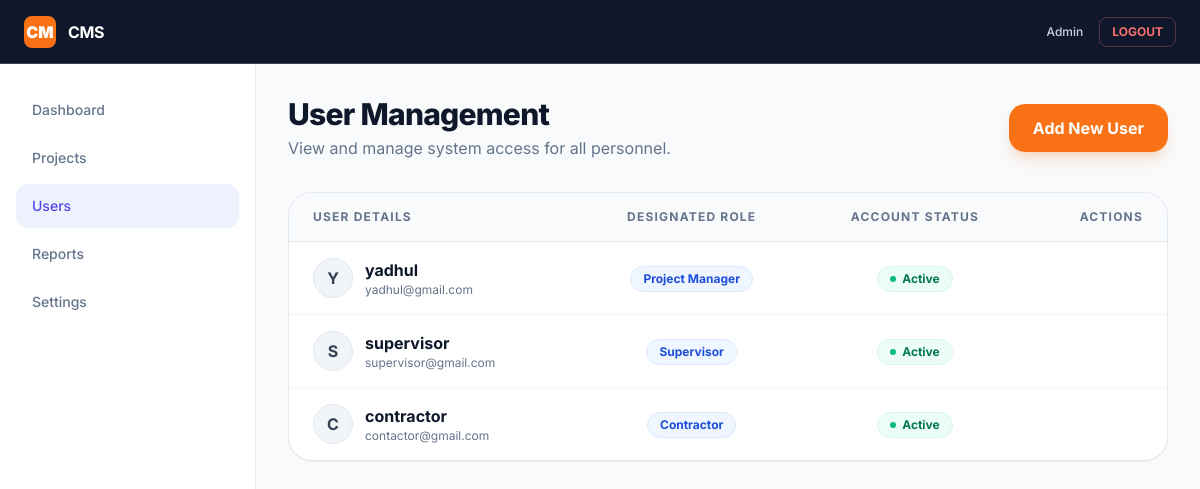
The page /dashboard/admin/users/ (signed in) on the database its author committed.
### accounts/models.py (models this page shows)
class User(AbstractUser):
    role = models.ForeignKey(
        Role,
        on_delete=models.PROTECT,
        null=True,
        blank=True
    )
    created_by = models.ForeignKey(
        'self',
        null=True,
        blank=True,
        on_delete=models.SET_NULL,
        related_name='created_users'
    )
    created_at = models.DateTimeField(auto_now_add=True)

class Role(models.Model):
    name = models.CharField(max_length=30, unique=True)
    def __str__(self):
        return self.name

### dashboard/views.py (the view)
# urls.py: path('admin/users/', views.user_list, name='admin_user_list'),
@login_required
@user_passes_test(is_admin)
def user_list(request):
    users = User.objects.exclude(id=request.user.id)
    return render(request, 'dashboard/admin/user_list.html', {'users': users})

### dashboard/views.py (called while the page is built)
def is_admin(user):
    return user.role and user.role.name == 'Admin'

### dashboard/templates/dashboard/admin/user_list.html (shortened to what this page needs)
{%  extends "dashboard/admin/dashboard.html" %}
{% block content %}
<div class="space-y-8">
    <div class="flex flex-col md:flex-row md:items-center justify-between gap-4 mb-8">
        <div>
            <h2 class="text-3xl font-extrabold text-slate-900 tracking-tight">User Management</h2>
            <p class="text-slate-500 mt-1">View and manage system access for all personnel.</p>
        </div>
        <a href="{% url 'admin_user_add' %}"
           class="inline-flex items-center justify-center gap-2 bg-orange-500 hover:bg-orange-600 text-white px-6 py-3 rounded-2xl font-bold shadow-lg shadow-orange-500/20 transition-all transform active:scale-[0.98]">
            Add New User
        </a>
    </div>
    <div class="bg-white rounded-3xl shadow-sm border border-slate-200 overflow-hidden">
        <div class="overflow-x-auto">
            <table class="w-full text-left border-collapse">
                <thead>
                    <tr class="bg-slate-50 border-b border-slate-200">
                        <th class="px-6 py-4 text-xs font-bold text-slate-500 uppercase tracking-widest">User Details</th>
                        <th class="px-6 py-4 text-xs font-bold text-slate-500 uppercase tracking-widest text-center">Designated Role</th>
                        <th class="px-6 py-4 text-xs font-bold text-slate-500 uppercase tracking-widest text-center">Account Status</th>
                        <th class="px-6 py-4 text-xs font-bold text-slate-500 uppercase tracking-widest text-right">Actions</th>
                    </tr>
                </thead>
                <tbody class="divide-y divide-slate-100">
                    {% for user in users %}
                    <tr class="hover:bg-slate-50/80 transition-colors group">
                        <td class="px-6 py-4">
                            <div class="flex items-center gap-3">
                                <div class="w-10 h-10 rounded-full bg-slate-100 flex items-center justify-center text-slate-700 font-bold border border-slate-200 uppercase">
                                    {{ user.username|slice:":1" }}
                                </div>
                                <div>
                                    <p class="font-bold text-slate-900">{{ user.username }}</p>
                                    <p class="text-xs text-slate-500">{{ user.email|default:"No email provided" }}</p>
                                </div>
                            </div>
                        </td>
                        <td class="px-6 py-4 text-center">
                            <span class="inline-flex items-center px-3 py-1 rounded-full text-xs font-bold bg-blue-50 text-blue-700 border border-blue-100">
                                {{ user.role }}
                            </span>
                        </td>
                        <td class="px-6 py-4 text-center">
                            {% if user.is_active %}
                                <span class="inline-flex items-center gap-1.5 px-3 py-1 rounded-full text-xs font-bold bg-emerald-50 text-emerald-700 border border-emerald-100">
                                    <span class="w-1.5 h-1.5 rounded-full bg-emerald-500 animate-pulse"></span>
                                    Active
                                </span>
                            {% else %}
                                <span class="inline-flex items-center gap-1.5 px-3 py-1 rounded-full text-xs font-bold bg-slate-100 text-slate-500 border border-slate-200">
                                    <span class="w-1.5 h-1.5 rounded-full bg-slate-400"></span>
                                    Inactive
                                </span>
                            {% endif %}
                        </td>
                        <td class="px-6 py-4 text-right">
                        </td>
                    </tr>
                    {% empty %}
                    <tr>
                        <td colspan="4" class="px-6 py-12 text-center">
                            <p class="text-slate-500 font-medium">No users found in the system.</p>
                        </td>
                    </tr>
                    {% endfor %}
                </tbody>
            </table>
        </div>
    </div>
</div>
{% endblock %}

### dashboard/templates/dashboard/admin/dashboard.html (style rules this page uses)
body { font-family: "Inter", sans-serif; }

### rows shown on the page
User: username "Y", username "yadhul", email "yadhul@gmail.com", role "Project Manager", is_active True (drawn)
User: username "S", username "supervisor", email "supervisor@gmail.com", role "Supervisor", is_active True (drawn)
User: username "C", username "contractor", email "contactor@gmail.com", role "Contractor", is_active True (drawn)
